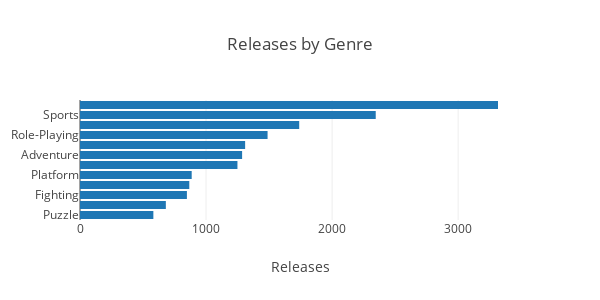

The notebook cell this image was saved under:
### Markdown cell above
**Release by Genre**

### Code cell
genre_count = df.groupby('Genre', axis=0).count().reset_index()[['Genre','Name']].sort_values(by = "Name", ascending=True)
layout = go.Layout(
    title='Releases by Genre',

    xaxis=dict(
        title='Releases'
    ),
    height=300, width=600
    
)

trace = go.Bar(
            x=genre_count.Name,
            y=genre_count.Genre,
            orientation = 'h'
        )


fig = go.Figure(data=[trace], layout=layout)
plotly.offline.iplot(fig)

### Figure 1 — Plotly figure (JSON) as saved in the notebook; plotly's stock layout.template omitted (floating-point values rounded to 4 significant figures)
{"data": [{"orientation": "h", "type": "bar", "x": [582, 681, 848, 867, 886, 1249, 1286, 1310, 1488, 1739, 2346, 3316], "y": ["Puzzle", "Strategy", "Fighting", "Simulation", "Platform", "Racing", "Adventure", "Shooter", "Role-Playing", "Misc", "Sports", "Action"]}], "layout": {"height": 300, "title": "Releases by Genre", "width": 600, "xaxis": {"title": "Releases"}}}
